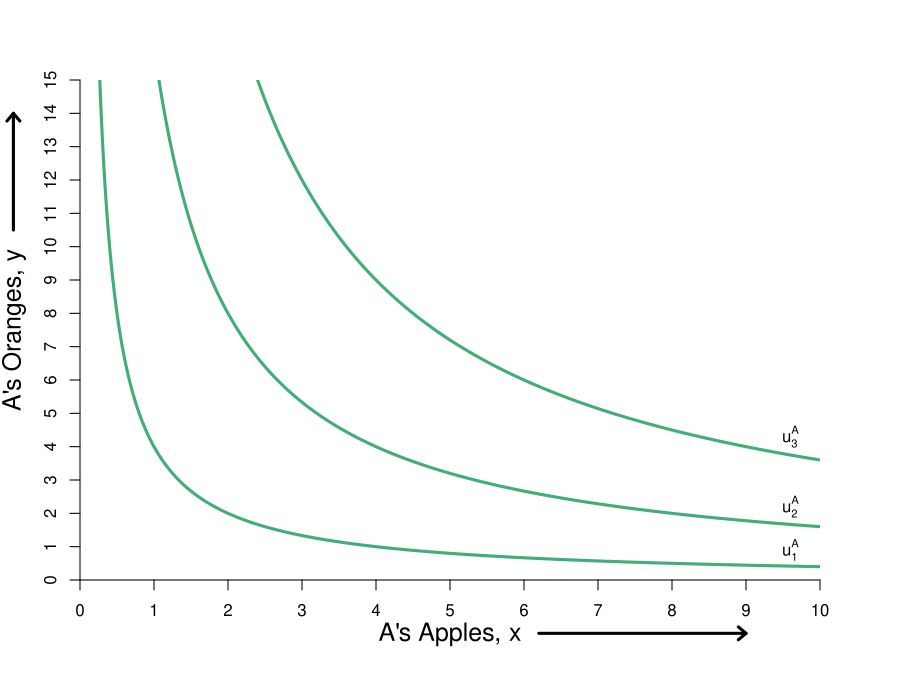

Reproduce this figure in R.
#Graph Designer: Simon Halliday & Madeleine Wettach '20
#Authors: Bowles, Foley and Halliday
#Title: Microeconomics: Competition, Conflict and Coordination

require(shape)
pdf(file = "property/step_by_step_graphs_5/property_fig2b_step1.pdf", width = 9, height = 7)

#Set parameters for graphics
axislabelsize <- 1.5
graphlinewidth <- 3

COL <- c("#7fc97f", "#beaed4", "#fdc086", "#ffff99", "#386cb0", "#f0027f", "#bf5b17", "#666666")
COLA <- c("#99d8c9","#66c2a4","#41ae76", "#238b45", "#005824")
COLB <- c("#4eb3d3", "#2b8cbe", "#0868ac","#084081")

indiffcurveA1 <- function(x, U = 4, A = 1, a = 0.5) {
  ((((U-2)/A)*(1/x)^a)^(1/(1-a)))
}

indiffcurveA2 <- function(x, U = 4, A = 1, a = 0.5) {
  (((U/A)*(1/x)^a)^(1/(1-a)))
}

indiffcurveA3 <- function(x, U = 4, A = 1, a = 0.5) {
  ((((U+2)/A)*(1/x)^a)^(1/(1-a)))
}

#Aisha happens to have found 8 apples and 2 oranges, 
#and Betty happens to have found 2 apples and 13 oranges. 
#Aisha's utility (8^0.5)*(2^0.5) = 4
#Betty's utility (2^0.5)*(13^0.5) = 5.09

par(mar =  c(6, 4, 4, 4))
xlims <- c(0, 10)
ylims <- c(0, 15)
xlims2 <- c(10, 0)
ylims2 <- c(15, 0)

plot(0, 0, xlim = xlims, ylim = ylims, type = "n",
     xlab = expression(paste("A's Apples, ", x)),
     ylab = expression(paste("A's Oranges, ", y)), line = 2.5,
     xaxt = "n", 
     yaxt = "n", 
     cex.lab = axislabelsize, 
     bty = "n",
     xaxs="i", 
     yaxs="i")


npts <- 500 
npts2 <- 501
#Specify the sequences of points for graphing. 
xx1 <- seq(xlims[1], xlims[2], length.out = npts)
#xx2 <- seq(xlims[1], xlims[2], length.out = npts)
#xx3 <- seq(xlims[1], xlims[2], length.out = npts2)
#xx4 <- seq(xlims[1], 10, length.out = npts2)

#Draw the lines for the graphs
lines(xx1, indiffcurveA1(xx1), col = COLA[3], lwd = graphlinewidth)
lines(xx1, indiffcurveA2(xx1), col = COLA[3], lwd = graphlinewidth)
lines(xx1, indiffcurveA3(xx1), col = COLA[3], lwd = graphlinewidth)


#Customize ticks and labels for the plot
ticksy <- seq(from = 0, to = 15, by = 1)
ylabels <- seq(from = 0, to = 15, by = 1)
ticksx <- seq(from = 0, to = 10, by = 1)
xlabels <- seq(from = 0, to = 10, by = 1)
axis(1, at = ticksx, pos = 0, labels = xlabels)
axis(2, at = ticksy, pos = 0, labels = ylabels, las = 0)

#Add arrows:
arrows(-0.9, 10.5, -0.9, 14, xpd = TRUE, length = 0.1, angle = 40, lwd = 3)
arrows(6.2, -1.6, 9, -1.6, xpd = TRUE, length = 0.1, angle = 40, lwd = 3)

#Annotation of the three graphs and the NE
text(9.6, 0.9, expression(u[1]^A))
text(9.6, 2.2, expression(u[2]^A))
text(9.6, 4.3, expression(u[3]^A))
text(16, 0.52, expression(paste("Nash Equilibrium")))

#Line to label B's endowment
#segments(0, 13, 2, 13, lty = 2, col = "darkgray", lwd = 2)
#segments(2, 0, 2, 13, lty = 2, col = "darkgray", lwd = 2)




#Set up second axes and labels

par(new = TRUE)
#par(mar =  c(6, 4, 4, 4))

xlims2 <- c(10, 0)
ylims2 <- c(15, 0)

plot(0, 0, xlim = xlims2, ylim = ylims2, type = "n",
     xlab = expression(paste("")),
     ylab = expression(paste("")),
     xaxt = "n", 
     yaxt = "n", 
     cex.lab = 1.3, 
     bty = "n",
     xaxs="i", 
     yaxs="i")

###axis(side = 3, at = ticksx, pos = 0, labels = xlabels)
###axis(side = 4, at = ticksy, pos = 0, labels = ylabels, las = 0)
#axis(side=3, at = xlims2, pos = 0)
###mtext("B's Apples, x", side=3, line = 2.5, cex = axislabelsize)
#axis(side = 4, at = ylims2, pos = 0)
###text(-0.8, 7, expression(paste("B's Oranges, y")), xpd = TRUE, cex = axislabelsize, srt = 270) 

#Add arrows:
###arrows(-0.8, 10, -0.8, 14, xpd = TRUE, length=0.1,angle=40,lwd=3)
###arrows(6.2, -1.8, 9, -1.8, xpd = TRUE, length=0.1,angle=40,lwd=3)


indiffcurveB1 <- function(x, U = 5.09, A = 1, a = 0.5) {
  ((((U-2)/A)*(1/x)^a)^(1/(1-a)))
}

indiffcurveB2 <- function(x, U = 5.09, A = 1, a = 0.5) {
  (((U/A)*(1/x)^a)^(1/(1-a)))
}

indiffcurveB3 <- function(x, U = 5.09, A = 1, a = 0.5) {
  ((((U+2)/A)*(1/x)^a)^(1/(1-a)))
}

#lines(xx1, indiffcurveB1(xx1), col = COLB[2], lwd = graphlinewidth)
#lines(xx1, indiffcurveB2(xx1), col = COLB[2], lwd = graphlinewidth)
#lines(xx1, indiffcurveB3(xx1), col = COLB[2], lwd = graphlinewidth)

#Label B's indifference curves
##text(9.1, 1.6, expression(u[1]^B))
##text(9.1, 3.4, expression(u[2]^B))
##text(9.1, 6.2, expression(u[3]^B))

#Add a point for the initial endowment
#points(2, 13, pch = 16, col = "black", cex = 1.5)

#Annotating B's endowment
#text(1.8, 12.5, expression(e))

#Arrow to Slope of BRF
#Arrows(14.2, 0.12, 12.2, 0.12, col = "black", lty = 1, lwd = 2, arr.type = "triangle")
#text(16.8, 0.12, expression(paste("Slope = ", q[p])))

#Arrow to Slope of isoprofit
#Arrows(13, 0.80, 15, 0.80, col = "black", lty = 1, lwd = 2, arr.type = "triangle")
#text(10.2, 0.80, expression(paste("Slope = ", frac(q, p))))

dev.off()
